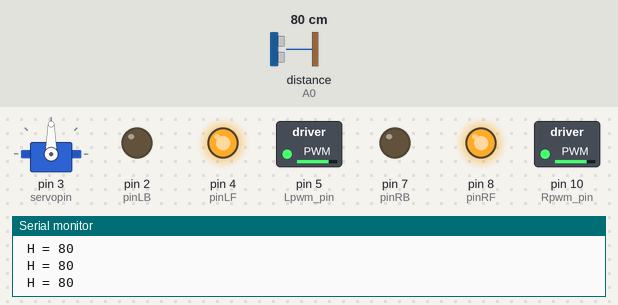
The sketch below on a simulated Arduino Uno, built with avr-gcc and run on an emulated ATmega328P. Shown: servo, switched loads named in the sketch (green lamp = pin HIGH), output pins drawn as LEDs (lit = HIGH), the last lines printed to the serial monitor. Wiring (inferred from the names in the program): ultrasonic range finder: trigger A1; echo A0; servo: signal pin 3. The inputs (shaded band) are chosen by the test bench; at power-on: distance to the obstacle (sensor on A0) 80 cm. The echo pulse lasts 58.3 µs per cm; servo pulses on a pin are drawn as a servo (544–2400 µs = 0–180°); pins used as bus, display or sensor lines are not drawn.

Above: at 1.4 s.
1.5 s: distance to the obstacle (sensor on A0) set to 64 cm
3.0 s: distance to the obstacle (sensor on A0) set to 55 cm
At 3.9 s:
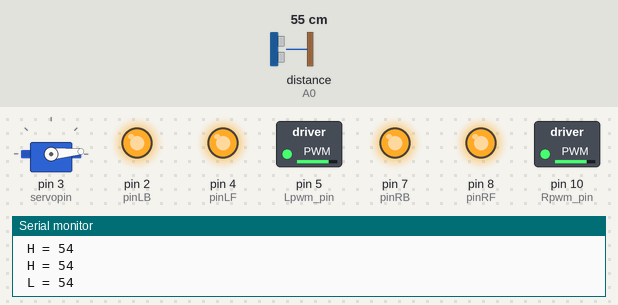
At 5.5 s:
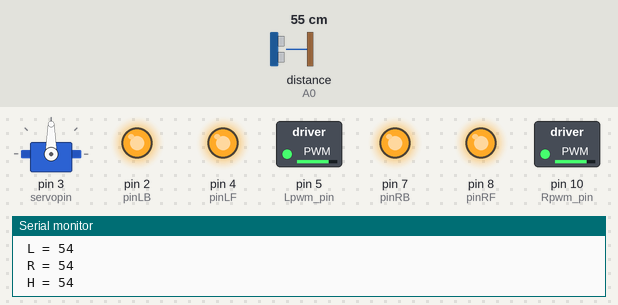
6.0 s: distance to the obstacle (sensor on A0) set to 2 cm
9.0 s: distance to the obstacle (sensor on A0) set to 60 cm
At 10.3 s:
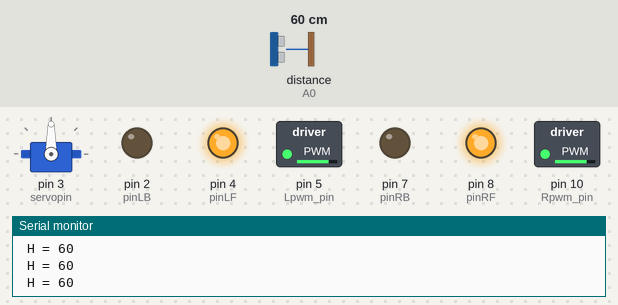
Timing chart, 0 to 11.7 s (numbered marks = the images above; inputs shaded):
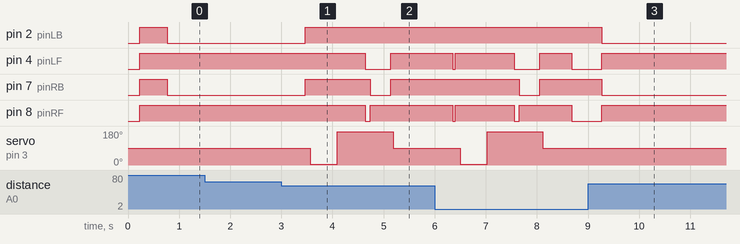

The sketch:

ObstacleAvoidanceCar.ino
```cpp
// Initialize pin assignments
#define Lpwm_pin 5            // pin of controlling speed---- ENA of motor driver board
#define Rpwm_pin 10           // pin of controlling speed---- ENB of motor driver board
int pinLB = 2;                // pin of controlling turning---- IN1 of motor driver board
int pinLF = 4;                // pin of controlling turning---- IN2 of motor driver board
int pinRB = 7;                // pin of controlling turning---- IN3 of motor driver board
int pinRF = 8;                // pin of controlling turning---- IN4 of motor driver board
unsigned char Lpwm_val = 200; // initialized left wheel speed at 200 (try if max is at 255)
unsigned char Rpwm_val = 200; // initialized right wheel speed at 200 (try if max is at 255)
int Car_state = 0;            // the working state of car
int servopin = 3;             // defining digital port pin 3, connecting to signal line of servo motor
int myangle;                  // defining variable of angle
int pulsewidth;               // defining variable of pulse width
unsigned char DuoJiao = 90;   // initialized angle of motor at 90°
int inputPin = A0;            // ultrasonic module ECHO to A0
int outputPin= A1;            // ultrasonic module TRIG to A1

void servopulse(int servopin,int myangle) { //defining a function of pulse
  pulsewidth=(myangle*11)+500; //converting angle into pulse width value at 500-2480
  digitalWrite(servopin,HIGH); //increasing the level of motor interface to upmost
  delayMicroseconds(pulsewidth); //delaying microsecond of pulse width value
  digitalWrite(servopin,LOW); //decreasing the level of motor interface to the least
  delay(20-pulsewidth/1000);
}
void Set_servopulse(int set_val) {
 for(int i=0;i<=10;i++)  //giving motor enough time to turn to assigning point
   servopulse(servopin,set_val); //invokimg pulse function
}
void M_Control_IO_config(void) {
  pinMode(pinLB,OUTPUT);    // pin 2
  pinMode(pinLF,OUTPUT);    // pin 4
  pinMode(pinRB,OUTPUT);    // pin 7
  pinMode(pinRF,OUTPUT);    // pin 8
  pinMode(Lpwm_pin,OUTPUT); // pin  5(PWM)
  pinMode(Rpwm_pin,OUTPUT); // pin 10(PWM)
}
void Set_Speed(unsigned char Left,unsigned char Right) { //function of setting speed
  analogWrite(Lpwm_pin,Left);
  analogWrite(Rpwm_pin,Right);
}
void advance() { // going forward
 digitalWrite(pinRB,LOW);  // making motor move towards right rear
 digitalWrite(pinRF,HIGH);
 digitalWrite(pinLB,LOW);  // making motor move towards left rear
 digitalWrite(pinLF,HIGH);
 Car_state = 1;
}
void turnR() { // turning right(dual wheel)
  digitalWrite(pinRB,LOW);  //making motor move towards right rear
  digitalWrite(pinRF,HIGH);
  digitalWrite(pinLB,HIGH);
  digitalWrite(pinLF,LOW);  //making motor move towards left front
  Car_state = 4;
}
void turnL() { // turning left(dual wheel)
  digitalWrite(pinRB,HIGH);
  digitalWrite(pinRF,LOW ); //making motor move towards right front
  digitalWrite(pinLB,LOW);  //making motor move towards left rear
  digitalWrite(pinLF,HIGH);
  Car_state = 3;
}
void stopp() { // stop
  digitalWrite(pinRB,HIGH);
  digitalWrite(pinRF,HIGH);
  digitalWrite(pinLB,HIGH);
  digitalWrite(pinLF,HIGH);
  Car_state = 5;
}
void back() { // back up
  digitalWrite(pinRB,HIGH); //making motor move towards right rear
  digitalWrite(pinRF,LOW);
  digitalWrite(pinLB,HIGH); //making motor move towards left rear
  digitalWrite(pinLF,LOW);
  Car_state = 2;
}


void Self_Control(void) { // self-going, ultrasonic obstacle avoidance
  int H;

  Set_servopulse(DuoJiao);

  H = Ultrasonic_Ranging(1);
  delay(300);
  if(Ultrasonic_Ranging(1) < 35) {
    stopp();
    delay(100);
    back();
    delay(50);
  }

  if(Ultrasonic_Ranging(1) < 60) {
    stopp();
    delay(100);
    Set_servopulse(5);
    int L = ask_pin_L(2);
    delay(300);
    Set_servopulse(177);
    int R = ask_pin_R(3);
    delay(300);

    if(ask_pin_L(2) > ask_pin_R(3)) {
      back();
      delay(100);
      turnL();
      delay(400);
      stopp();
      delay(50);
      Set_servopulse(DuoJiao);
      H = Ultrasonic_Ranging(1);
      delay(500);
    }
    if(ask_pin_L(2)  <= ask_pin_R(3)) {
      back();
      delay(100);
      turnR();
      delay(400);
      stopp();
      delay(50);
      Set_servopulse(DuoJiao);
      H = Ultrasonic_Ranging(1);
      delay(300);
    }
    if (ask_pin_L(2)  < 35 && ask_pin_R(3)< 35) {
      stopp();
      delay(50);
      back();
      delay(50);
    }
  }
  else {
    advance();
  }
}

int Ultrasonic_Ranging(unsigned char Mode) { // function of ultrasonic distance detecting ，MODE=1，displaying，no displaying under other situation
  int old_distance;
  digitalWrite(outputPin, LOW);
  delayMicroseconds(2);
  digitalWrite(outputPin, HIGH);
  delayMicroseconds(10);
  digitalWrite(outputPin, LOW);
  int distance = pulseIn(inputPin, HIGH);  // reading the duration of high level
  distance= distance/58;   // Transform pulse time to distance
  if(Mode==1) {
    Serial.print("\n H = ");
    Serial.print(distance,DEC);
    return distance;
  }
  else return distance;
}
int ask_pin_L(unsigned char Mode) {
  int old_Ldistance;
  digitalWrite(outputPin, LOW);
  delayMicroseconds(2);
  digitalWrite(outputPin, HIGH);
  delayMicroseconds(10);
  digitalWrite(outputPin, LOW);
  int Ldistance = pulseIn(inputPin, HIGH);
  Ldistance= Ldistance/58;   // Transform pulse time to distance
  if(Mode==2) {
    Serial.print("\n L = ");
    Serial.print(Ldistance,DEC);
    return Ldistance;
  }
  else return Ldistance;
}
int ask_pin_R(unsigned char Mode) {
  int old_Rdistance;
  digitalWrite(outputPin, LOW);
  delayMicroseconds(2);
  digitalWrite(outputPin, HIGH); //
  delayMicroseconds(10);
  digitalWrite(outputPin, LOW);
  int Rdistance = pulseIn(inputPin, HIGH);
  Rdistance= Rdistance/58;   // Transform pulse time to distance
  if(Mode==3) {
    Serial.print("\n R = ");
    Serial.print(Rdistance,DEC);
    return Rdistance;
  }
  else return Rdistance;
}

void setup() {
  pinMode(servopin,OUTPUT);  //setting motor interface as output
  M_Control_IO_config();     //motor controlling the initialization of IO
  Set_Speed(Lpwm_val,Rpwm_val);  //setting initialized speed
  Set_servopulse(DuoJiao);       //setting initialized motor angle
  pinMode(inputPin, INPUT);      //IO of ultrasonic module ECHO
  pinMode(outputPin, OUTPUT);    //IO of ultrasonic module TRIG
  Serial.begin(9600);            //initialized serial port , using Bluetooth as serial port, setting baud
  stopp();                       //stop
}
void loop() {
  Self_Control();
  // PID pid(kp, ki, kd)
  // error = H - DistRef;
  // deltaSpeed = pid.calculate(error); // calculate PID using ultrasonic sensor distance reading
  // Set_Speed(deltaSpeed, deltaSpeed); // use Set_Speed to set output speed from PID controller output
}
```

Measured:
- the behaviour switches between 60 and 59 cm on distance to the obstacle (sensor on A0) (found by bisection; images 0 and 1)
- after the input at 3.0 s, pin 2 (pinLB): LOW → HIGH after 0.46 s; pin 4 (pinLF): HIGH → LOW after 1.6 s, → HIGH 0.50 s later; pin 7 (pinRB): LOW → HIGH after 0.46 s, → LOW 1.3 s later, → HIGH 0.40 s later; pin 8 (pinRF): HIGH → LOW after 1.6 s, → HIGH 0.10 s later; servo on pin 3 (servopin): 90° → 5° after 0.56 s, → 177° 0.53 s later, → 90° 1.1 s later
- after the input at 9.0 s, pin 2 (pinLB): HIGH → LOW after 0.27 s; pin 4 (pinLF), pin 8 (pinRF): goes on until 9.3 s, then stays HIGH; servo on pin 3 (servopin): stays 90° (without the input it goes to 5° after 0.52 s)
